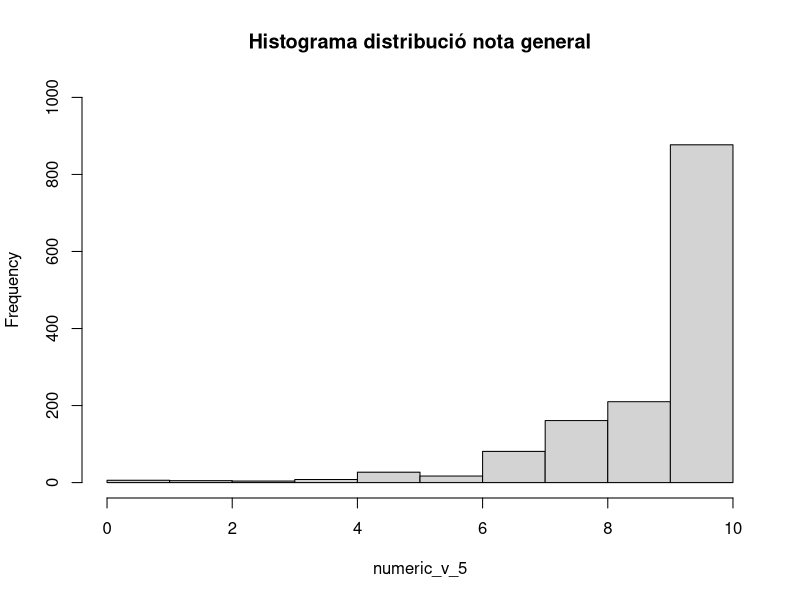
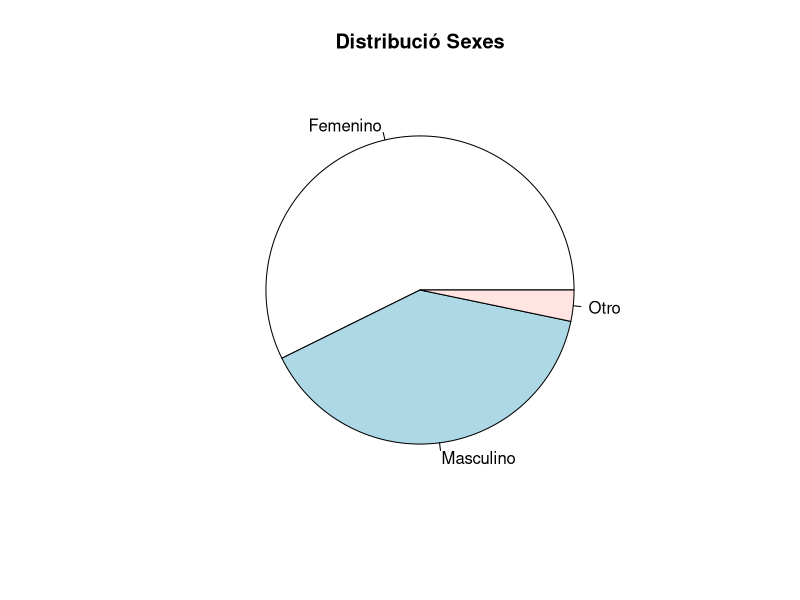
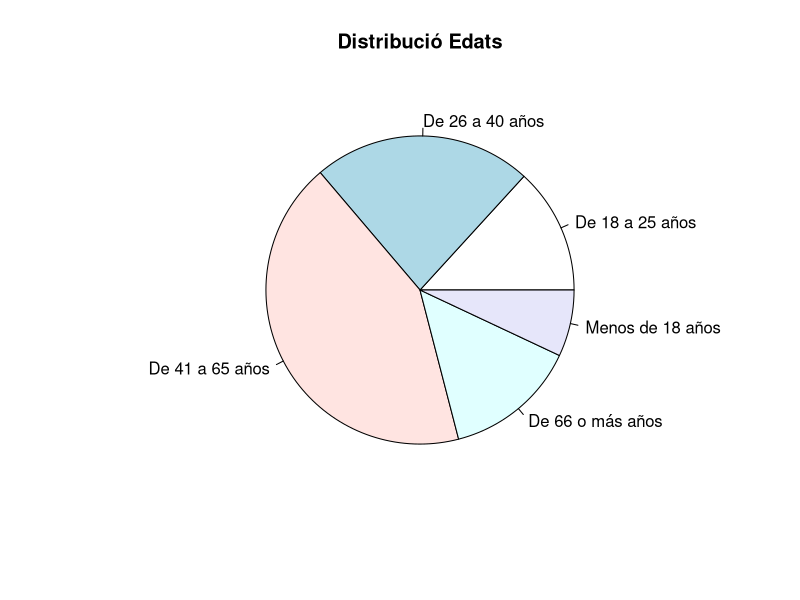

Source code (R) for these figures, in order:
## ---- chunk 1
library(ggplot2)
library(readr)
library(readxl)
data<-read_xlsx("estudioSatisfaccion2023.xlsx")
head(data)

## ---- chunk 2
valors_na<-function(variable){
  return (sum(is.na(variable)))
  
}
## ---- chunk 3
data.v1<-data[,-1:-4]
## ---- chunk 4
dimensions_data<-dim(data.v1)
## ---- chunk 5
taula_frec_museus<-table(data.v1$`1_¿Qué museo acabas de visitar?`)
taula_frec_museus
prop_taula_frec_museus<-prop.table(taula_frec_museus)
prop_taula_frec_museus
## ---- chunk 6
variable_2<-data.v1$`2_La recepción y atención al público`
variable_5<-data.v1$`5_La adaptación a visitantes con discapacidad`
valors_na(variable_2)
valors_na(variable_5)
## ---- chunk 7
taula_v_5<-table(variable_5)
taula_v_5
prop_taula_v_5<-prop.table(taula_v_5)
prop_taula_v_5
numeric_v_5=as.numeric(variable_5)
hist(x=numeric_v_5,ylim = c(0,1000),main = "Histograma distribució nota general")
## ---- chunk 8
mean(as.numeric(na.omit(variable_5)))
## ---- chunk 9
variable_9<-data.v1$`9_¿Cuál es su sexo?`
taula_v_9<-table(variable_9)
pie(taula_v_9,main = "Distribució Sexes")
## ---- chunk 10
taula_v_9
prop.table(taula_v_9)
## ---- chunk 11

variable_8<-data.v1$`8_¿Cuál es su grupo de edad?`
taula_v_8<-table(variable_8)
pie(taula_v_8,main = "Distribució Edats")
